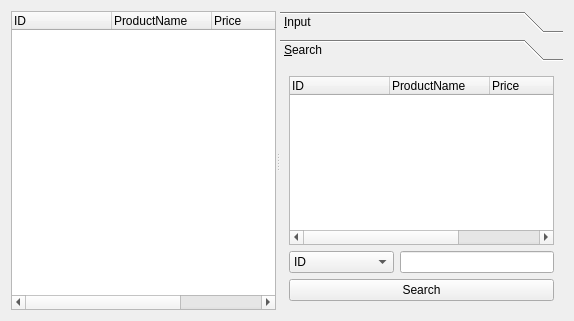
<?xml version="1.0" encoding="UTF-8"?>
<ui version="4.0">
 <class>ProductManagerForm</class>
 <widget class="QWidget" name="ProductManagerForm">
  <property name="geometry">
   <rect>
    <x>0</x>
    <y>0</y>
    <width>574</width>
    <height>321</height>
   </rect>
  </property>
  <property name="windowTitle">
   <string>Form</string>
  </property>
  <layout class="QHBoxLayout" name="horizontalLayout_3">
   <item>
    <widget class="QSplitter" name="splitter">
     <property name="orientation">
      <enum>Qt::Horizontal</enum>
     </property>
     <widget class="QTreeWidget" name="treeWidget">
      <property name="rootIsDecorated">
       <bool>false</bool>
      </property>
      <property name="itemsExpandable">
       <bool>false</bool>
      </property>
      <column>
       <property name="text">
        <string>ID</string>
       </property>
      </column>
      <column>
       <property name="text">
        <string>ProductName</string>
       </property>
      </column>
      <column>
       <property name="text">
        <string>Price</string>
       </property>
      </column>
      <column>
       <property name="text">
        <string>Category</string>
       </property>
      </column>
     </widget>
     <widget class="QToolBox" name="toolBox">
      <property name="currentIndex">
       <number>1</number>
      </property>
      <widget class="QWidget" name="inputPage">
       <property name="geometry">
        <rect>
         <x>0</x>
         <y>0</y>
         <width>286</width>
         <height>261</height>
        </rect>
       </property>
       <attribute name="label">
        <string>&amp;Input</string>
       </attribute>
       <layout class="QVBoxLayout" name="verticalLayout_2">
        <item>
         <layout class="QFormLayout" name="productFormLayout">
          <item row="0" column="0">
           <widget class="QLabel" name="idLabel">
            <property name="text">
             <string>&amp;PID</string>
            </property>
            <property name="buddy">
             <cstring>idLineEdit</cstring>
            </property>
           </widget>
          </item>
          <item row="0" column="1">
           <widget class="QLineEdit" name="idLineEdit">
            <property name="readOnly">
             <bool>true</bool>
            </property>
           </widget>
          </item>
          <item row="1" column="0">
           <widget class="QLabel" name="productnameLabel">
            <property name="text">
             <string>Product Name</string>
            </property>
            <property name="buddy">
             <cstring>nameLineEdit</cstring>
            </property>
           </widget>
          </item>
          <item row="1" column="1">
           <widget class="QLineEdit" name="productnameLineEdit"/>
          </item>
          <item row="2" column="0">
           <widget class="QLabel" name="priceLabel">
            <property name="text">
             <string>Price</string>
            </property>
            <property name="buddy">
             <cstring>phoneNumberLineEdit</cstring>
            </property>
           </widget>
          </item>
          <item row="2" column="1">
           <widget class="QLineEdit" name="priceLineEdit"/>
          </item>
          <item row="3" column="1">
           <widget class="QLineEdit" name="categoryLineEdit"/>
          </item>
          <item row="3" column="0">
           <widget class="QLabel" name="categoryLabel">
            <property name="text">
             <string>Category</string>
            </property>
            <property name="buddy">
             <cstring>addressLineEdit</cstring>
            </property>
           </widget>
          </item>
         </layout>
        </item>
        <item>
         <spacer name="verticalSpacer">
          <property name="orientation">
           <enum>Qt::Vertical</enum>
          </property>
          <property name="sizeHint" stdset="0">
           <size>
            <width>20</width>
            <height>40</height>
           </size>
          </property>
         </spacer>
        </item>
        <item>
         <layout class="QHBoxLayout" name="addHorizontalLayout">
          <item>
           <widget class="QPushButton" name="addPushButton">
            <property name="text">
             <string>&amp;Add</string>
            </property>
           </widget>
          </item>
          <item>
           <widget class="QPushButton" name="modifyPushButton">
            <property name="text">
             <string>&amp;Modify</string>
            </property>
           </widget>
          </item>
         </layout>
        </item>
       </layout>
      </widget>
      <widget class="QWidget" name="searchPage">
       <property name="geometry">
        <rect>
         <x>0</x>
         <y>0</y>
         <width>286</width>
         <height>261</height>
        </rect>
       </property>
       <attribute name="label">
        <string>&amp;Search</string>
       </attribute>
       <layout class="QVBoxLayout" name="verticalLayout_4">
        <item>
         <widget class="QTreeWidget" name="searchTreeWidget">
          <property name="rootIsDecorated">
           <bool>false</bool>
          </property>
          <column>
           <property name="text">
            <string>ID</string>
           </property>
          </column>
          <column>
           <property name="text">
            <string>ProductName</string>
           </property>
          </column>
          <column>
           <property name="text">
            <string>Price</string>
           </property>
          </column>
          <column>
           <property name="text">
            <string>Category</string>
           </property>
          </column>
         </widget>
        </item>
        <item>
         <layout class="QHBoxLayout" name="horizontalLayout">
          <item>
           <widget class="QComboBox" name="searchComboBox">
            <item>
             <property name="text">
              <string>ID</string>
             </property>
            </item>
            <item>
             <property name="text">
              <string>ProductName</string>
             </property>
            </item>
            <item>
             <property name="text">
              <string>Price</string>
             </property>
            </item>
            <item>
             <property name="text">
              <string>Category</string>
             </property>
            </item>
           </widget>
          </item>
          <item>
           <widget class="QLineEdit" name="searchLineEdit"/>
          </item>
         </layout>
        </item>
        <item>
         <widget class="QPushButton" name="searchPushButton">
          <property name="text">
           <string>Search</string>
          </property>
         </widget>
        </item>
       </layout>
      </widget>
     </widget>
    </widget>
   </item>
  </layout>
 </widget>
 <resources/>
 <connections/>
</ui>
